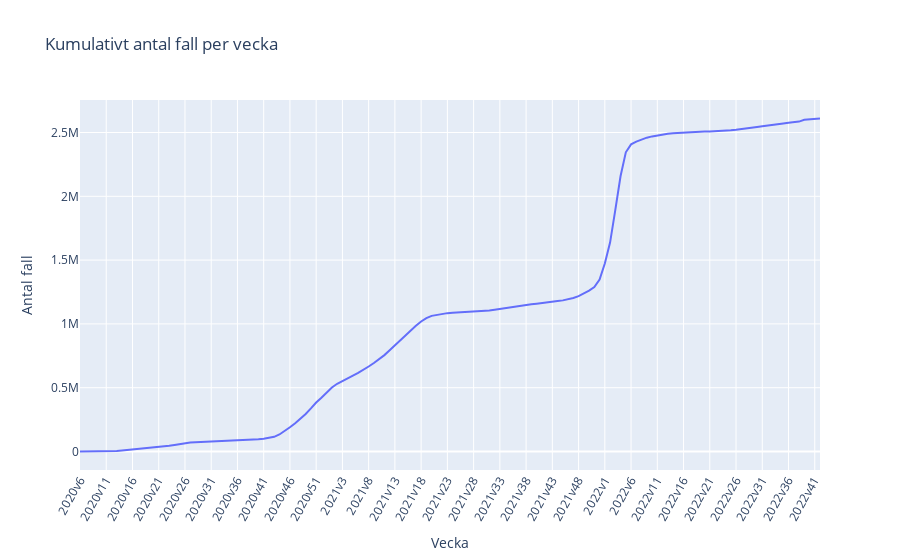

Source (notebook cell):
### Code cell
# select the columns "Vecka" and "Kum_antal_fall"
kum_antal_fall_per_vecka = veckodata_riket[["Vecka", "Kum_antal_fall"]]

# set the index to "Vecka"
kum_antal_fall_per_vecka.set_index("Vecka", inplace=True)

# plot using plotly express
kum_antal_fall_plotly = px.line(kum_antal_fall_per_vecka, x=kum_antal_fall_per_vecka.index, y="Kum_antal_fall", title="Kumulativt antal fall per vecka")
kum_antal_fall_plotly.update_xaxes(title_text="Vecka", tickvals=kum_antal_fall_per_vecka.index[::5], tickangle=300)
kum_antal_fall_plotly.update_yaxes(title_text="Antal fall")

kum_antal_fall_plotly.show()
kum_antal_fall_plotly.write_html("Visualisations/kum_antal_fall_plotly.html")

### Figure 1 — Plotly figure (JSON) as saved in the notebook; plotly's stock layout.template omitted (floating-point values rounded to 4 significant figures; data arrays with more than 128 entries replaced by an {"elided": "..."} marker saying what was removed)
{"data": [{"hovertemplate": "Vecka=%{x}<br>Kum_antal_fall=%{y}<extra></extra>", "legendgroup": "", "line": {"color": "#636efa", "dash": "solid"}, "marker": {"symbol": "circle"}, "mode": "lines", "name": "", "orientation": "v", "showlegend": false, "type": "scatter", "x": {"elided": "142 str values"}, "xaxis": "x", "y": {"elided": "142 int values"}, "yaxis": "y"}], "layout": {"legend": {"tracegroupgap": 0}, "title": {"text": "Kumulativt antal fall per vecka"}, "xaxis": {"anchor": "y", "domain": [0, 1], "tickangle": -60, "tickvals": ["2020v6", "2020v11", "2020v16", "2020v21", "2020v26", "2020v31", "2020v36", "2020v41", "2020v46", "2020v51", "2021v3", "2021v8", "2021v13", "2021v18", "2021v23", "2021v28", "2021v33", "2021v38", "2021v43", "2021v48", "2022v1", "2022v6", "2022v11", "2022v16", "2022v21", "2022v26", "2022v31", "2022v36", "2022v41"], "title": {"text": "Vecka"}}, "yaxis": {"anchor": "x", "domain": [0, 1], "title": {"text": "Antal fall"}}}}
